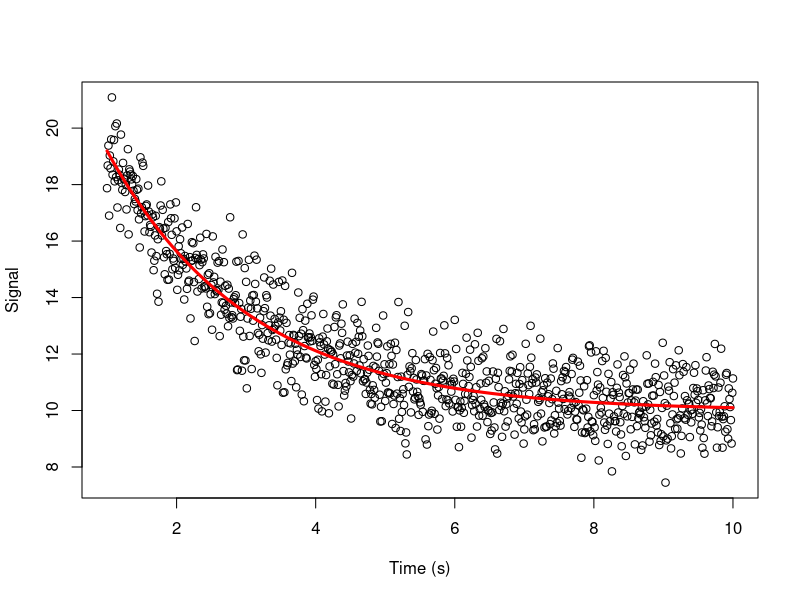

This chart was generated by the following R code:
xdata <- seq(1, 10, by=1 / 100)
ydata <- 10 + 15 * exp(-xdata / 2) + rnorm(length(xdata))

data_frame <- data.frame(xdata=xdata, ydata=ydata)
myfun <- function(time, b1, b2, b3){
    b1 + b2 * exp(-time / b3)
}

p0 <- list(b1=min(ydata), b2=max(ydata) - min(ydata),b3=tail(xdata, n=1) / 3)

result <- nls(ydata ~ myfun(xdata, b1, b2, b3), data=data_frame, start=p0)

plot(xdata, ydata, xlab="Time (s)", ylab="Signal")
lines(xdata, predict(result, list(xdata)), lwd=3, col="red")


